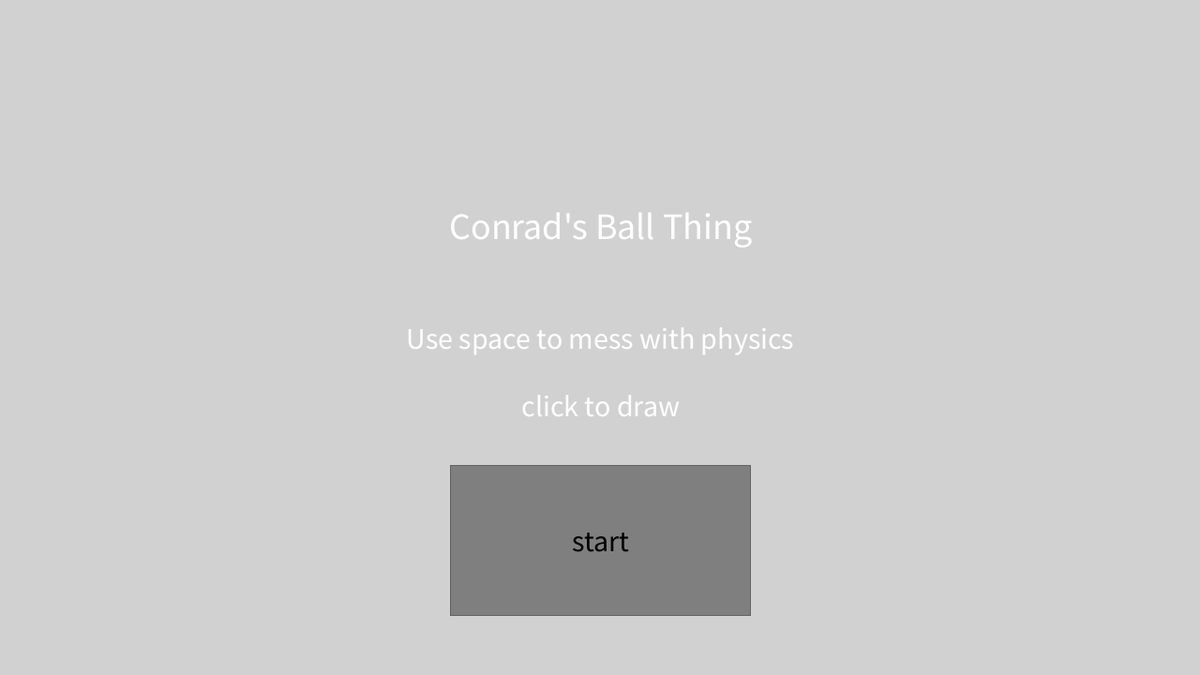
Frame 1 (no input)
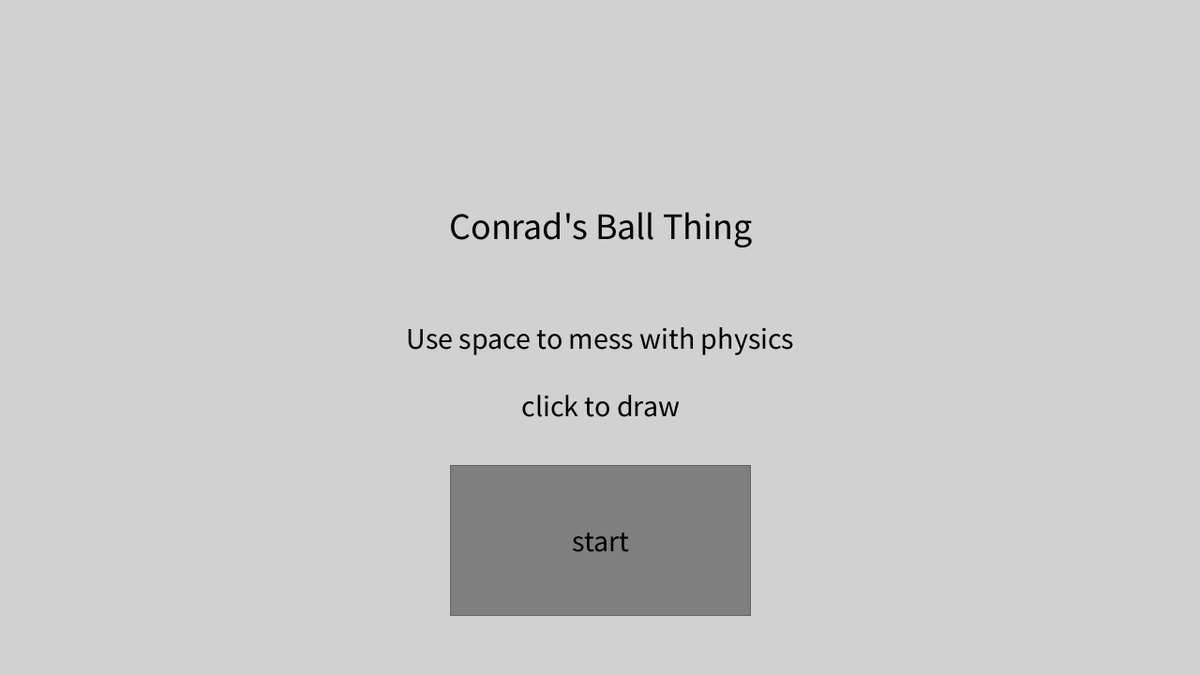
Frame 60 (the mouse pressed at the canvas centre just before this capture)
Frame 120 (the mouse held since frame 60 and released just before this capture): identical to frame 60, image omitted

The Processing sketch that drew these frames (run headless with seeded random() and noise(); from frame 60 on, the mouse is pressed at the canvas centre):

// Processing sketch: ball_test
// ── ball_test.pde
/*
coded by Conrad Menchine
criticism and pull requests encouraged
(i have no idea how pull requests work, though)
please credit me if you post this anywhere
*/
//import java.util.LinkedList;
//--------------------- Setting up non-canvas-dependant variables

boolean started = false;
PVector mouse = new PVector(mouseX, mouseY);
float radius = 40;

ArrayList<Orbital> balls;
Orbital ogb;

Button startButton;
color bg = #D1D1D1;
//#D1D1D1
//#C7D5E8

Button strengthup;
Button strengthdown;
Button decayup;
Button decaydown;
Button ballsup;
Button ballsdown;
Button sizebutton;
Button allcbutton;
Button lightcbutton;
Button fastbutton;
Button menubutton;
Button outlinesbutton;

Button trailsbutton;
boolean sizechange = false;
boolean smoothLine = false;
boolean showMenu = false;
boolean fastSpeed = false;
boolean outlines = true;
String sizetext = "off";


//---------------------- Setting up canvas and canvas-dependant variables
void setup(){
    size( 1280, 720);
    background(bg);
    //noStroke();
    //strokeWeight(1);
    textSize(15);
    frameRate(60);
    colorMode(HSB, 360, 100, 100);
    balls = new ArrayList<Orbital>();
    balls.add(new Orbital(color(random(360), random(70,100), random(70,100)), 1));
    ogb = (Orbital) balls.get(0);

    
    startButton = new Button("start", width/2, height*0.8, width/4, width/8);
    ballsup = new Button("+", 19*width/20, height/5, width/20, height/10);
    ballsdown = new Button("-", 18*width/20, height/5, width/20, height/10);
    
    strengthup = new Button("+", 19*width/20, 2*height/5, width/20, height/10);
    strengthdown = new Button("-", 18*width/20, 2*height/5, width/20, height/10);
    decayup = new Button("+", 19*width/20, 3*height/5, width/20, height/10);
    decaydown = new Button("-", 18*width/20, 3*height/5, width/20, height/10);
    
    sizebutton = new Button("On/Off", 18.5*width/20, 4*height/5, width/10, height/10);
    
    allcbutton = new Button("Contrast", width/15, 23*height/40, width/10, height/20);
    lightcbutton = new Button("light", width/15, 25*height/40, width/10, height/20);
    
    menubutton = new Button("menu", 19*width/20, 19.5*height/20, width/10, height/20);
    
    fastbutton = new Button("On/Off", width/15, height/5, width/10, height/10);
    
    outlinesbutton = new Button("On/Off", width/15, 2*height/5, width/10, height/10);
    
    trailsbutton = new Button("On/Off", width/15, 4*height/5, width/10, height/10);
}




//------------------------- The draw function: shows splash screen and program
void draw(){
    

    if(started){
        program();
        if(fastSpeed)program();
    }
    else{
        splash();
    }
}

//------------------------- The startup splash screen
void splash(){
    int scale = min(width,height);
    background(bg);
    textAlign(CENTER, CENTER);
    textSize(scale/18);
    text("Conrad's Ball Thing", width/2, height/3);
    textSize(scale/22);
    text("Use space to mess with physics", width/2, height/2);
    text("click to draw", width/2, height*0.6);
    cursor(ARROW);
    startButton.Draw();
    if(startButton.clicked()){
        
        started = true;
    }
    
//------------------------- The actual program
}
void program(){
    textSize(min(width,height)/26);
    if( !mousePressed){
        background(bg);
    }
    mouse.set(mouseX, mouseY);
    //stroke(0);
    ogb.orbit(mouse);
    /*
    Orbital previous = ogb;
    for(Orbital b : balls) {
      b.orbit(previous.position);
      previous = b;
    }
    */

    for(int i=1; i<balls.size();i++){
        Orbital b = balls.get(i);
        Orbital b0 = balls.get(i-1);
        b.orbit(b0.position);
    }
    cursor(ARROW);
    if(menubutton.clicked()) showMenu = !showMenu;
    menubutton.Draw();
    if(showMenu){
        ballButtons();
        gravityButtons();
        decayButtons();
        sizeButtons();
        trailsButton();
        colorButtons();
        speedButtons();
        outlinesButtons();
        warnings();
    }
    
}
//----------------------speed buttons
void speedButtons(){
    if(fastbutton.clicked()) fastSpeed = !fastSpeed;
    if(fastSpeed) text("2X Speed: on", width/15, height/10);
    else text("2X Speed: off", width/15, height/10);
    fastbutton.Draw();
}
//-----------------------outline buttons
void outlinesButtons(){
    if(outlinesbutton.clicked()) outlines = !outlines;
    if(outlines) text("Outlines: on", width/15, 3*height/10);
    else text("Outlines: off", width/15, 3*height/10);
    outlinesbutton.Draw();
}
//---------------------- Buttons to control strength

float strength = 0.4;
void gravityButtons(){

  if(strengthup.pressed()){
      strength = min(2,strength*1.01);
      background(bg);
  }
  if(strengthdown.pressed()){
      strength = max(0.1, strength*0.99);
      background(bg);
  }
  fill(0);
  
  text("gravity: " + nf(strength, 1, 2), 9*width/10, 6*height/20);
  
  strengthup.Draw();
  strengthdown.Draw();
}

//----------------- decay Buttons
float decay = 0.95;
void decayButtons(){

  if(decayup.pressed()){
    decay = max(0.2, decay*0.995);
    background(bg);
      
  }
  if(decaydown.pressed()){
      
      decay = min(0.99,decay*1.005);
      background(bg);
  }
  fill(0);
  
  text("drag: " + nf(1 - decay, 1, 2), 9*width/10, height/2);
  decayup.Draw();
  decaydown.Draw();
}

//-----------------trails button

void trailsButton(){
    String trailsText;
    if(trailsbutton.clicked()){
        smoothLine = !smoothLine;
        if(smoothLine == false)for(Orbital b : balls)b.lastLocs.clear();
    }
    if(smoothLine)trailsText = "on";
    else trailsText = "off";
    text("Trails:"+ trailsText, width/15, 14*height/20);
    trailsbutton.Draw();
}


//----------------- warnings
void warnings(){
    fill(80);
    
    if(6 < balls.size() && balls.size()< 10){
      text("this is a bad idea...", width/2, 19*height/20);
    }
    if(9 < balls.size() && balls.size()< 20){
      text("seriously though", width/2, 19*height/20);
    }
    if(19 < balls.size() && balls.size()< 30){
      text("omg. pls stahp", width/2, 19*height/20);
    }
    if(29 < balls.size() && balls.size()< 40){
      text("This is getting ridiculous", width/2, 19*height/20);
    }
    if(39 < balls.size() && balls.size()< 50){
      text("You have a problem.", width/2, 19*height/20);
    }
    if(balls.size() == 50){
      text("I'm cutting you off", width/2, 19*height/20);
    }
  
  
  
}
//-----------------change size Buttons
void sizeButtons(){
  if(sizebutton.clicked()){
    sizechange = !sizechange;
  }
  if(sizechange){
    sizetext = "on";
  }
  else{
    sizetext = "off";
  }
  text("velocity/size:"+ sizetext, 9*width/10, 14*height/20);
  sizebutton.Draw();
  
}
//-----------------add balls (if balls > 2)

void ballButtons(){ 

  if(ballsup.clicked() && balls.size() < 50){
      balls.add(new Orbital(color(random(360), random(70,100), random(70,100)), 0.9));
      background(bg);
  }
  if(ballsdown.clicked() && balls.size() > 1){
      balls.remove(balls.size() - 1);
      background(bg);
  }
  
  fill(0);
  text("balls: " + balls.size(), 9*width/10, height/20);
  ballsup.Draw();
  ballsdown.Draw();
}



//-----------------Color Buttons
void colorButtons(){
    if(allcbutton.clicked()){
        for(Orbital b : balls)b.recolor(true);
    }
    if(lightcbutton.clicked()){
        for(Orbital b : balls)b.recolor(false);
    }
    fill(0);
    text("New Colors:", width/15, height/2);
    allcbutton.Draw();
    lightcbutton.Draw();
}

//------------------- classes Orbital and Button

class Orbital {
    PVector position = new PVector(0,0);
    PVector velocity = new PVector(0,0);
    PVector tempvel = new PVector(0,0);
    //this should REALLY be a linked list
    ArrayList<PVector> lastLocs = new ArrayList<PVector>();
    //Don't judge. I use the other spelling to differentiate between the class and the private object
    color colour;
    float delay;
    float mult;
    
    Orbital(color doot, float mul) {
        colour = doot;
        mult = mul;


    }
    void recolor(boolean all){
        if(all) colour = color(random(360), random(100), random(100));
        else colour = color(random(360), random(70,100), random(70,100));
    }
    void orbit(PVector follow){
        delay = decay;
        if(keyPressed){
            delay = 1;
        }
        follow.set(follow);
        velocity.x = (follow.x - position.x + velocity.x) * delay * mult;
        velocity.y = (follow.y - position.y + velocity.y) * delay * mult;
        tempvel.set(velocity);
        tempvel.mult(0.1*strength);
        position.add(tempvel);
        fill(colour);
        if(sizechange){
        radius = max(15, min(70, (velocity.mag()) / 20));}
        else{radius = 40;}
        if(smoothLine){
            lastLocs.add(new PVector(position.x, position.y));
            while(lastLocs.size()>4)lastLocs.remove(0);
            
        }
        if(smoothLine && mousePressed && velocity.mag() > 150 && lastLocs.size()>3){
            if(outlines){
                strokeWeight(radius+2);
                stroke(0);
                curve(lastLocs.get(0).x, lastLocs.get(0).y, lastLocs.get(1).x, lastLocs.get(1).y, lastLocs.get(2).x, lastLocs.get(2).y, lastLocs.get(3).x, lastLocs.get(3).y);
            }
            strokeWeight(radius);
            stroke(colour);
            curve(lastLocs.get(0).x, lastLocs.get(0).y, lastLocs.get(1).x, lastLocs.get(1).y, lastLocs.get(2).x, lastLocs.get(2).y, lastLocs.get(3).x, lastLocs.get(3).y);
        }
        else{
            if(outlines){
                stroke(0);
                strokeWeight(1);
            }
            else noStroke();
            ellipse(position.x, position.y, radius, radius);
        }
    }
}



class Button {
    String label;
    float x;        // center x position
    float y;        // center y position
    float w;        // width of Button
    float h;        // height of Button
    boolean laststep = false;
    boolean buffer = true;
    Button(String labelB, float xpos, float ypos, float widthB, float heightB) {
        label = labelB;
        x = xpos;
        y = ypos;
        w = widthB;
        h = heightB;
    }
    void Draw() {
        
        rectMode(CENTER);
        if(pressed()){
            fill(200);
            cursor(HAND);
        }
        else if(MouseIsOver()){
            fill(210);
            cursor(HAND);
        }
        else{
            fill(180);
        }
        stroke(141);
        strokeWeight(1);
        rect(x, y, w, h);
        //noStroke();
        textAlign(CENTER, CENTER);
        fill(0);
        text(label, x, y);
        
    }
    boolean MouseIsOver() {
        if (mouseX + w/2 > x && x > mouseX - w/2 && mouseY + h/2 > y && mouseY - h/2 < y) {
            return true;
        }
        return false;
    }
    boolean pressed() {
        
        if(MouseIsOver() && mousePressed){
            
            return true;
        }
        
        return false;
    }
    boolean clicked(){
        if(!pressed() && laststep){
            laststep = false;
            return true;
        }
        else{
            laststep = pressed();
            return false;
        }
        
    }
 }
